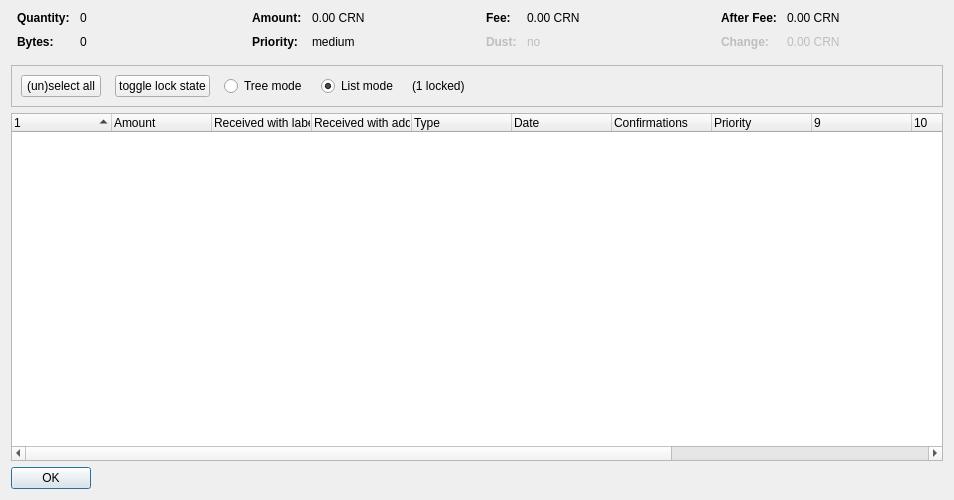
<?xml version="1.0" encoding="UTF-8"?>
<ui version="4.0">
 <class>CoinControlDialog</class>
 <widget class="QDialog" name="CoinControlDialog">
  <property name="geometry">
   <rect>
    <x>0</x>
    <y>0</y>
    <width>954</width>
    <height>500</height>
   </rect>
  </property>
  <property name="windowTitle">
   <string>Coin Selection</string>
  </property>
  <layout class="QVBoxLayout" name="verticalLayout">
   <item>
    <layout class="QHBoxLayout" name="horizontalLayoutTop" stretch="0,0,0,0">
     <property name="topMargin">
      <number>0</number>
     </property>
     <property name="bottomMargin">
      <number>10</number>
     </property>
     <item>
      <layout class="QFormLayout" name="formLayoutCoinControl1">
       <property name="horizontalSpacing">
        <number>10</number>
       </property>
       <property name="verticalSpacing">
        <number>10</number>
       </property>
       <property name="leftMargin">
        <number>6</number>
       </property>
       <property name="rightMargin">
        <number>6</number>
       </property>
       <item row="0" column="0">
        <widget class="QLabel" name="labelCoinControlQuantityText">
         <property name="font">
          <font>
           <weight>75</weight>
           <bold>true</bold>
          </font>
         </property>
         <property name="text">
          <string>Quantity:</string>
         </property>
        </widget>
       </item>
       <item row="0" column="1">
        <widget class="QLabel" name="labelCoinControlQuantity">
         <property name="cursor">
          <cursorShape>IBeamCursor</cursorShape>
         </property>
         <property name="contextMenuPolicy">
          <enum>Qt::ActionsContextMenu</enum>
         </property>
         <property name="text">
          <string notr="true">0</string>
         </property>
         <property name="textInteractionFlags">
          <set>Qt::LinksAccessibleByMouse|Qt::TextSelectableByKeyboard|Qt::TextSelectableByMouse</set>
         </property>
        </widget>
       </item>
       <item row="1" column="0">
        <widget class="QLabel" name="labelCoinControlBytesText">
         <property name="font">
          <font>
           <weight>75</weight>
           <bold>true</bold>
          </font>
         </property>
         <property name="text">
          <string>Bytes:</string>
         </property>
        </widget>
       </item>
       <item row="1" column="1">
        <widget class="QLabel" name="labelCoinControlBytes">
         <property name="cursor">
          <cursorShape>IBeamCursor</cursorShape>
         </property>
         <property name="contextMenuPolicy">
          <enum>Qt::ActionsContextMenu</enum>
         </property>
         <property name="text">
          <string notr="true">0</string>
         </property>
         <property name="textInteractionFlags">
          <set>Qt::LinksAccessibleByMouse|Qt::TextSelectableByKeyboard|Qt::TextSelectableByMouse</set>
         </property>
        </widget>
       </item>
      </layout>
     </item>
     <item>
      <layout class="QFormLayout" name="formLayoutCoinControl2">
       <property name="horizontalSpacing">
        <number>10</number>
       </property>
       <property name="verticalSpacing">
        <number>10</number>
       </property>
       <property name="leftMargin">
        <number>6</number>
       </property>
       <property name="rightMargin">
        <number>6</number>
       </property>
       <item row="0" column="0">
        <widget class="QLabel" name="labelCoinControlAmountText">
         <property name="font">
          <font>
           <weight>75</weight>
           <bold>true</bold>
          </font>
         </property>
         <property name="text">
          <string>Amount:</string>
         </property>
        </widget>
       </item>
       <item row="0" column="1">
        <widget class="QLabel" name="labelCoinControlAmount">
         <property name="cursor">
          <cursorShape>IBeamCursor</cursorShape>
         </property>
         <property name="contextMenuPolicy">
          <enum>Qt::ActionsContextMenu</enum>
         </property>
         <property name="text">
          <string notr="true">0.00 CRN</string>
         </property>
         <property name="textInteractionFlags">
          <set>Qt::LinksAccessibleByMouse|Qt::TextSelectableByKeyboard|Qt::TextSelectableByMouse</set>
         </property>
        </widget>
       </item>
       <item row="1" column="0">
        <widget class="QLabel" name="labelCoinControlPriorityText">
         <property name="font">
          <font>
           <weight>75</weight>
           <bold>true</bold>
          </font>
         </property>
         <property name="text">
          <string>Priority:</string>
         </property>
        </widget>
       </item>
       <item row="1" column="1">
        <widget class="QLabel" name="labelCoinControlPriority">
         <property name="cursor">
          <cursorShape>IBeamCursor</cursorShape>
         </property>
         <property name="contextMenuPolicy">
          <enum>Qt::ActionsContextMenu</enum>
         </property>
         <property name="text">
          <string>medium</string>
         </property>
         <property name="textInteractionFlags">
          <set>Qt::LinksAccessibleByMouse|Qt::TextSelectableByKeyboard|Qt::TextSelectableByMouse</set>
         </property>
        </widget>
       </item>
      </layout>
     </item>
     <item>
      <layout class="QFormLayout" name="formLayoutCoinControl3">
       <property name="horizontalSpacing">
        <number>10</number>
       </property>
       <property name="verticalSpacing">
        <number>10</number>
       </property>
       <property name="leftMargin">
        <number>6</number>
       </property>
       <property name="rightMargin">
        <number>6</number>
       </property>
       <item row="0" column="0">
        <widget class="QLabel" name="labelCoinControlFeeText">
         <property name="font">
          <font>
           <weight>75</weight>
           <bold>true</bold>
          </font>
         </property>
         <property name="text">
          <string>Fee:</string>
         </property>
        </widget>
       </item>
       <item row="0" column="1">
        <widget class="QLabel" name="labelCoinControlFee">
         <property name="cursor">
          <cursorShape>IBeamCursor</cursorShape>
         </property>
         <property name="contextMenuPolicy">
          <enum>Qt::ActionsContextMenu</enum>
         </property>
         <property name="text">
          <string notr="true">0.00 CRN</string>
         </property>
         <property name="textInteractionFlags">
          <set>Qt::LinksAccessibleByMouse|Qt::TextSelectableByKeyboard|Qt::TextSelectableByMouse</set>
         </property>
        </widget>
       </item>
       <item row="1" column="0">
        <widget class="QLabel" name="labelCoinControlLowOutputText">
         <property name="enabled">
          <bool>false</bool>
         </property>
         <property name="font">
          <font>
           <weight>75</weight>
           <bold>true</bold>
          </font>
         </property>
         <property name="text">
          <string>Dust:</string>
         </property>
        </widget>
       </item>
       <item row="1" column="1">
        <widget class="QLabel" name="labelCoinControlLowOutput">
         <property name="enabled">
          <bool>false</bool>
         </property>
         <property name="cursor">
          <cursorShape>IBeamCursor</cursorShape>
         </property>
         <property name="contextMenuPolicy">
          <enum>Qt::ActionsContextMenu</enum>
         </property>
         <property name="text">
          <string>no</string>
         </property>
         <property name="textInteractionFlags">
          <set>Qt::LinksAccessibleByMouse|Qt::TextSelectableByKeyboard|Qt::TextSelectableByMouse</set>
         </property>
        </widget>
       </item>
      </layout>
     </item>
     <item>
      <layout class="QFormLayout" name="formLayoutCoinControl4">
       <property name="horizontalSpacing">
        <number>10</number>
       </property>
       <property name="verticalSpacing">
        <number>10</number>
       </property>
       <property name="leftMargin">
        <number>6</number>
       </property>
       <property name="rightMargin">
        <number>6</number>
       </property>
       <item row="0" column="0">
        <widget class="QLabel" name="labelCoinControlAfterFeeText">
         <property name="font">
          <font>
           <weight>75</weight>
           <bold>true</bold>
          </font>
         </property>
         <property name="text">
          <string>After Fee:</string>
         </property>
        </widget>
       </item>
       <item row="0" column="1">
        <widget class="QLabel" name="labelCoinControlAfterFee">
         <property name="cursor">
          <cursorShape>IBeamCursor</cursorShape>
         </property>
         <property name="contextMenuPolicy">
          <enum>Qt::ActionsContextMenu</enum>
         </property>
         <property name="text">
          <string notr="true">0.00 CRN</string>
         </property>
         <property name="textInteractionFlags">
          <set>Qt::LinksAccessibleByMouse|Qt::TextSelectableByKeyboard|Qt::TextSelectableByMouse</set>
         </property>
        </widget>
       </item>
       <item row="1" column="0">
        <widget class="QLabel" name="labelCoinControlChangeText">
         <property name="enabled">
          <bool>false</bool>
         </property>
         <property name="font">
          <font>
           <weight>75</weight>
           <bold>true</bold>
          </font>
         </property>
         <property name="text">
          <string>Change:</string>
         </property>
        </widget>
       </item>
       <item row="1" column="1">
        <widget class="QLabel" name="labelCoinControlChange">
         <property name="enabled">
          <bool>false</bool>
         </property>
         <property name="cursor">
          <cursorShape>IBeamCursor</cursorShape>
         </property>
         <property name="contextMenuPolicy">
          <enum>Qt::ActionsContextMenu</enum>
         </property>
         <property name="text">
          <string notr="true">0.00 CRN</string>
         </property>
         <property name="textInteractionFlags">
          <set>Qt::LinksAccessibleByMouse|Qt::TextSelectableByKeyboard|Qt::TextSelectableByMouse</set>
         </property>
        </widget>
       </item>
      </layout>
     </item>
    </layout>
   </item>
   <item>
    <widget class="QFrame" name="frame">
     <property name="minimumSize">
      <size>
       <width>0</width>
       <height>40</height>
      </size>
     </property>
     <property name="frameShape">
      <enum>QFrame::StyledPanel</enum>
     </property>
     <property name="frameShadow">
      <enum>QFrame::Sunken</enum>
     </property>
     <layout class="QHBoxLayout" name="horizontalLayout">
      <item>
       <layout class="QHBoxLayout" name="horizontalLayoutPanel" stretch="0,0,0,0,0,0">
        <property name="spacing">
         <number>14</number>
        </property>
        <item>
         <widget class="QPushButton" name="pushButtonSelectAll">
          <property name="sizePolicy">
           <sizepolicy hsizetype="Maximum" vsizetype="Fixed">
            <horstretch>0</horstretch>
            <verstretch>0</verstretch>
           </sizepolicy>
          </property>
          <property name="text">
           <string>(un)select all</string>
          </property>
          <property name="autoDefault">
           <bool>false</bool>
          </property>
         </widget>
        </item>
        <item>
         <widget class="QPushButton" name="pushButtonToggleLock">
          <property name="sizePolicy">
           <sizepolicy hsizetype="Maximum" vsizetype="Fixed">
            <horstretch>0</horstretch>
            <verstretch>0</verstretch>
           </sizepolicy>
          </property>
          <property name="text">
           <string>toggle lock state</string>
          </property>
          <property name="autoDefault">
           <bool>false</bool>
          </property>
         </widget>
        </item>
        <item>
         <widget class="QRadioButton" name="radioTreeMode">
          <property name="sizePolicy">
           <sizepolicy hsizetype="Maximum" vsizetype="Fixed">
            <horstretch>0</horstretch>
            <verstretch>0</verstretch>
           </sizepolicy>
          </property>
          <property name="text">
           <string>Tree mode</string>
          </property>
         </widget>
        </item>
        <item>
         <widget class="QRadioButton" name="radioListMode">
          <property name="sizePolicy">
           <sizepolicy hsizetype="Maximum" vsizetype="Fixed">
            <horstretch>0</horstretch>
            <verstretch>0</verstretch>
           </sizepolicy>
          </property>
          <property name="text">
           <string>List mode</string>
          </property>
          <property name="checked">
           <bool>true</bool>
          </property>
         </widget>
        </item>
        <item>
         <widget class="QLabel" name="labelLocked">
          <property name="text">
           <string>(1 locked)</string>
          </property>
         </widget>
        </item>
        <item>
         <spacer name="horizontalSpacer">
          <property name="orientation">
           <enum>Qt::Horizontal</enum>
          </property>
          <property name="sizeHint" stdset="0">
           <size>
            <width>40</width>
            <height>20</height>
           </size>
          </property>
         </spacer>
        </item>
       </layout>
      </item>
     </layout>
    </widget>
   </item>
   <item>
    <widget class="CoinControlTreeWidget" name="treeWidget">
     <property name="contextMenuPolicy">
      <enum>Qt::CustomContextMenu</enum>
     </property>
     <property name="sortingEnabled">
      <bool>false</bool>
     </property>
     <property name="columnCount">
      <number>13</number>
     </property>
     <attribute name="headerShowSortIndicator" stdset="0">
      <bool>true</bool>
     </attribute>
     <attribute name="headerStretchLastSection">
      <bool>false</bool>
     </attribute>
     <column>
      <property name="text">
       <string/>
      </property>
     </column>
     <column>
      <property name="text">
       <string>Amount</string>
      </property>
     </column>
     <column>
      <property name="text">
       <string>Received with label</string>
      </property>
     </column>
     <column>
      <property name="text">
       <string>Received with address</string>
      </property>
     </column>
     <column>
      <property name="text">
       <string>Type</string>
      </property>
     </column>
     <column>
      <property name="text">
       <string>Date</string>
      </property>
     </column>
     <column>
      <property name="text">
       <string>Confirmations</string>
      </property>
      <property name="toolTip">
       <string>Confirmed</string>
      </property>
     </column>
     <column>
      <property name="text">
       <string>Priority</string>
      </property>
     </column>
     <column>
      <property name="text">
       <string/>
      </property>
     </column>
     <column>
      <property name="text">
       <string/>
      </property>
     </column>
     <column>
      <property name="text">
       <string/>
      </property>
     </column>
     <column>
      <property name="text">
       <string/>
      </property>
     </column>
     <column>
      <property name="text">
       <string/>
      </property>
     </column>
    </widget>
   </item>
   <item>
    <widget class="QDialogButtonBox" name="buttonBox">
     <property name="sizePolicy">
      <sizepolicy hsizetype="Maximum" vsizetype="Fixed">
       <horstretch>0</horstretch>
       <verstretch>0</verstretch>
      </sizepolicy>
     </property>
     <property name="orientation">
      <enum>Qt::Horizontal</enum>
     </property>
     <property name="standardButtons">
      <set>QDialogButtonBox::Ok</set>
     </property>
    </widget>
   </item>
  </layout>
 </widget>
 <customwidgets>
  <customwidget>
   <class>CoinControlTreeWidget</class>
   <extends>QTreeWidget</extends>
   <header>coincontroltreewidget.h</header>
  </customwidget>
 </customwidgets>
 <resources/>
 <connections/>
</ui>
